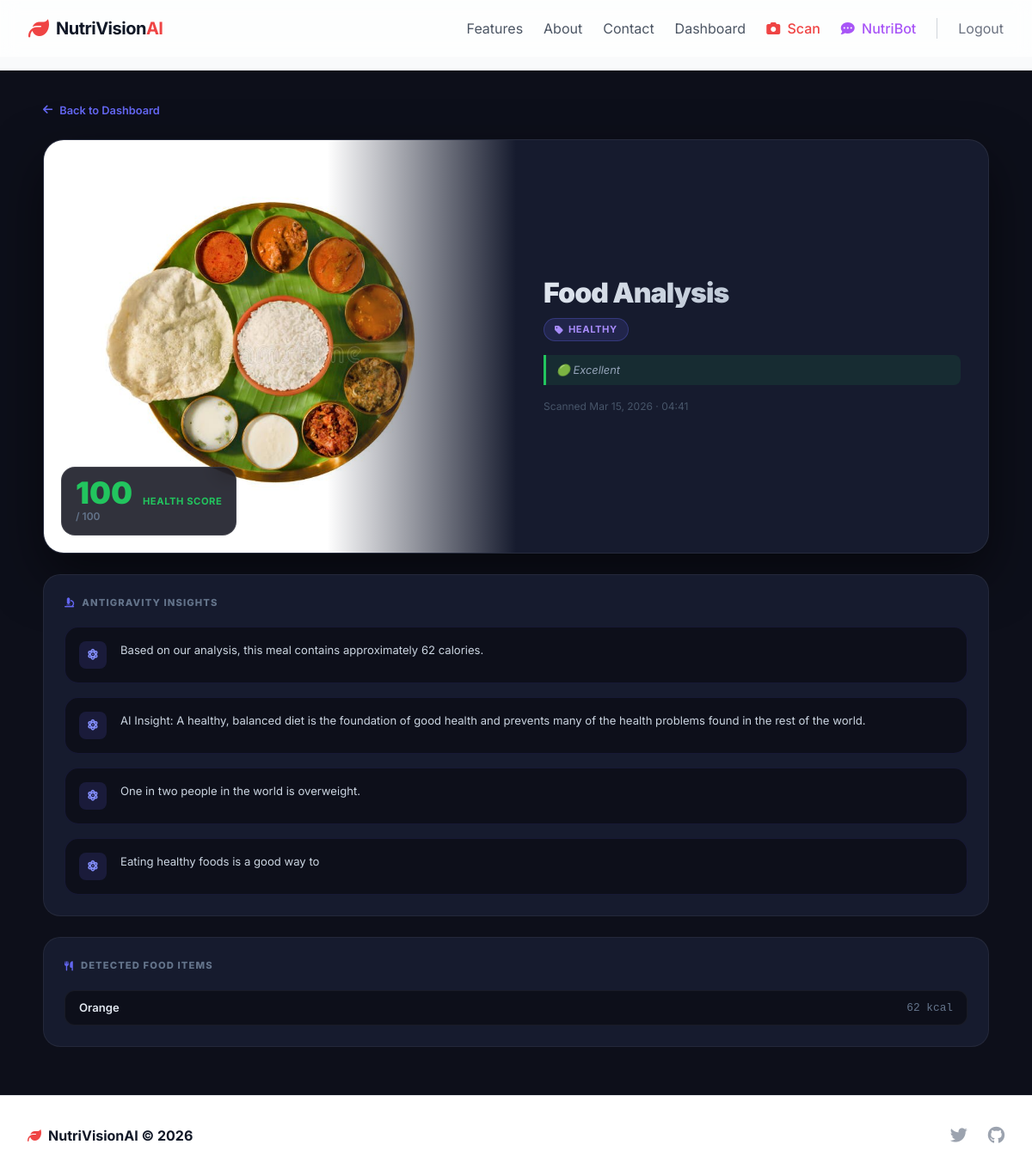
The page /result/1 (signed in) on the database its author committed.
### app/models.py (models this page shows)
class Meal(db.Model):
    id = db.Column(db.Integer, primary_key=True)
    image_path = db.Column(db.String(200), nullable=False)
    timestamp = db.Column(db.DateTime, nullable=False, default=datetime.utcnow)
    total_calories = db.Column(db.Float, nullable=True)
    health_score = db.Column(db.Integer, nullable=True)        # 0–100 ANTIGRAVITY score
    health_status = db.Column(db.String(50), nullable=True)    # Food category (e.g. Fast Food, Meal, Vegetable)
    analysis_insights = db.Column(db.Text, nullable=True)      # Kept for legacy display
    food_detected = db.Column(db.String(100), nullable=True)   # Top detected food class name
    food_confidence = db.Column(db.String(10), nullable=True)  # Confidence string e.g. "94.2%"
    genai_result_json = db.Column(db.Text, nullable=True)      # Full JSON from genai_service.evaluate_meal()
    user_id = db.Column(db.Integer, db.ForeignKey('user.id'), nullable=False)
    detections = db.relationship('FoodDetection', backref='meal', lazy=True)

class FoodDetection(db.Model):
    id = db.Column(db.Integer, primary_key=True)
    food_name = db.Column(db.String(100), nullable=False)
    portion_size = db.Column(db.Float, nullable=True)          # grams or units
    confidence = db.Column(db.Float, nullable=True)
    meal_id = db.Column(db.Integer, db.ForeignKey('meal.id'), nullable=False)
    nutrition = db.relationship('NutritionData', backref='detection', uselist=False)

class NutritionData(db.Model):
    id = db.Column(db.Integer, primary_key=True)
    calories = db.Column(db.Float, nullable=False)
    protein = db.Column(db.Float, nullable=False)
    carbs = db.Column(db.Float, nullable=False)
    fats = db.Column(db.Float, nullable=False)
    sugar = db.Column(db.Float, nullable=False)
    fiber = db.Column(db.Float, nullable=False)
    food_detection_id = db.Column(db.Integer, db.ForeignKey('food_detection.id'), nullable=False)

### app/routes/meal.py (the view)
@meal_bp.route('/result/<int:meal_id>')
@login_required
def result(meal_id):
    meal = Meal.query.get_or_404(meal_id)
    if meal.user_id != current_user.id:
        flash('Unauthorized access', 'danger')
        return redirect(url_for('dashboard.index'))
    eval_data = {}
    if meal.genai_result_json:
        try:
            eval_data = json.loads(meal.genai_result_json)
        except (json.JSONDecodeError, TypeError):
            eval_data = {}
    return render_template('result.html', meal=meal, eval_data=eval_data)

### app/models.py (called while the page is built)
@login_manager.user_loader
def load_user(user_id):
    return User.query.get(int(user_id))

### app/templates/result.html (shortened to what this page needs)
{% extends 'base.html' %}
{% block content %}
{% set score = eval_data.health_score if eval_data else meal.health_score %}
{% set macros = eval_data.macros if eval_data else {} %}
{% set micros = eval_data.micros if eval_data else {} %}
{% set insights = eval_data.insights if eval_data else [] %}
{% set opt_tip = eval_data.optimisation_tip if eval_data else '' %}
{% set food_name = eval_data.food_detected if eval_data else meal.food_detected %}
{% set confidence = eval_data.confidence if eval_data else meal.food_confidence %}
{% set category = eval_data.category if eval_data else meal.health_status %}
{% set score_label = eval_data.score_label if eval_data else '' %}
{% if score >= 88 %}
  {% set score_color = '#22c55e' %}
  {% set score_bg = 'rgba(34,197,94,0.1)' %}
  {% set score_badge = '🟢 Excellent' %}
{% elif score >= 72 %}
  {% set score_color = '#eab308' %}
  {% set score_bg = 'rgba(234,179,8,0.1)' %}
  {% set score_badge = '🟡 Good' %}
{% elif score >= 50 %}
  {% set score_color = '#f97316' %}
  {% set score_bg = 'rgba(249,115,22,0.1)' %}
  {% set score_badge = '🟠 Moderate' %}
{% else %}
  {% set score_color = '#ef4444' %}
  {% set score_bg = 'rgba(239,68,68,0.1)' %}
  {% set score_badge = '🔴 Indulge Mindfully' %}
{% endif %}
<div class="ag-page">
  <div class="ag-container">
    <a href="{{ url_for('dashboard.index') }}" class="back-link">
      <i class="fa-solid fa-arrow-left"></i> Back to Dashboard
    </a>
    <div class="hero-card">
      <div class="hero-image">
        <img src="{{ url_for('static', filename='uploads/' + meal.image_path) }}" alt="Uploaded Meal">
        <div class="hero-image-overlay"></div>
        <div class="score-ring-wrap">
          <div>
            <div class="score-num">{{ score }}</div>
            <div class="score-denom">/ 100</div>
          </div>
          <div>
            <div class="score-tag">Health Score</div>
          </div>
        </div>
      </div>
      <div class="hero-info">
        <div>
          <div class="food-title">{{ food_name or 'Food Analysis' }}</div>
          <div style="height:0.75rem;"></div>
          <div class="badge-row">
            {% if category %}
              <span class="badge badge-category"><i class="fa-solid fa-tag"></i> {{ category }}</span>
            {% endif %}
          </div>
        </div>
        {% if score_label %}
          <div class="score-label-text">{{ score_label }}</div>
        {% else %}
          <div class="score-label-text">{{ score_badge }}</div>
        {% endif %}
        <div style="font-size:0.75rem;color:#475569;">
          Scanned {{ meal.timestamp.strftime('%b %d, %Y · %H:%M') }}
        </div>
      </div>
    </div>
    {% if insights %}
    <div class="section-card">
      <div class="section-title"><i class="fa-solid fa-microscope"></i> Antigravity Insights</div>
      <div class="insight-list">
        {% set icons = ['fa-dna','fa-atom','fa-bolt','fa-seedling'] %}
        {% for insight in insights %}
        <div class="insight-card">
          <div class="insight-icon">
            <i class="fa-solid {{ icons[loop.index0 % 4] }}"></i>
          </div>
          <div class="insight-text">{{ insight }}</div>
        </div>
        {% endfor %}
      </div>
    </div>
    {% elif meal.analysis_insights %}
    <div class="section-card">
      <div class="section-title"><i class="fa-solid fa-microscope"></i> Antigravity Insights</div>
      <div class="insight-list">
        {% for line in meal.analysis_insights.split('\n') %}
          {% if line.strip() and not 'Optimization Tip:' in line %}
          <div class="insight-card">
            <div class="insight-icon"><i class="fa-solid fa-atom"></i></div>
            <div class="insight-text">{{ line.replace('-','').strip() }}</div>
          </div>
          {% endif %}
        {% endfor %}
      </div>
    </div>
    {% endif %}
    {% if meal.detections %}
    <div class="section-card" style="margin-top:1.5rem;">
      <div class="section-title"><i class="fa-solid fa-utensils"></i> Detected Food Items</div>
      <div class="det-list">
        {% for detection in meal.detections %}
        <div class="det-item">
          <span class="det-name">{{ detection.food_name.replace('_',' ') }}</span>
          <span class="det-cal">{{ detection.nutrition.calories|round|int if detection.nutrition else '—' }} kcal</span>
        </div>
        {% endfor %}
      </div>
    </div>
    {% endif %}
  </div>
</div>
{% endblock %}

### app/templates/base.html (style rules this page uses)
body { font-family: 'Inter', sans-serif; }

### rows shown on the page
Meal: image_path (picture), health_status "HEALTHY", timestamp "Mar 15, 2026 · 04:41"
FoodDetection: food_name.replace "Orange", nutrition.calories "62"

### other values the page prints
{{ score }} "100"
{{ food_name or 'Food Analysis' }} "Food Analysis"
{{ score_badge }} "🟢 Excellent"
{{ line.replace('-','').strip() }} "Based on our analysis, this meal contains approximately 62 calories." "AI Insight: A healthy, balanced diet is the foundation of good health and prevents many of the health problems found in the rest of the world." "One in two people in the world is overweight." "Eating healthy foods is a good way to"
